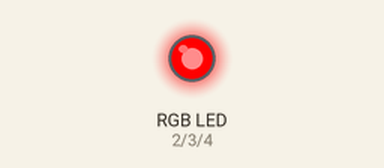
A sketch run on a simulated Arduino Uno, built with avr-gcc and run on an emulated ATmega328P. Shown: an RGB LED mixed from three pins (HIGH = lit).

Above: at 0.05 s.
At 0.35 s:
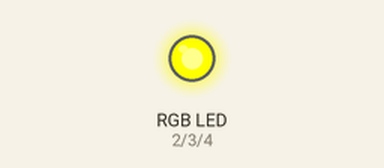
At 0.75 s:
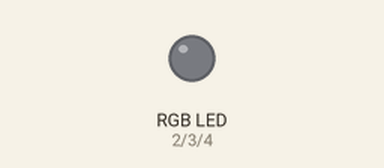
At 1.45 s:
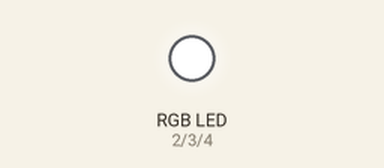
At 2.15 s:
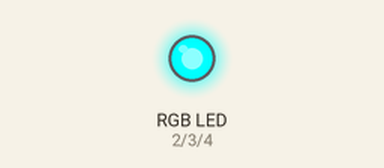
At 2.85 s:
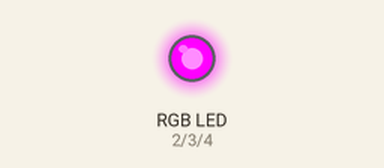
Timing chart, 0 to 3.1 s (numbered marks = the images above):
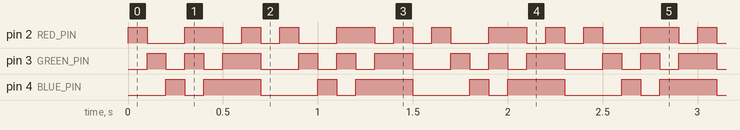

Measured:
- by itself, pin 2 (RED_PIN): repeats every 0.80 s: LOW 0.20 s, HIGH 0.20 s, 2 × (LOW 0.10 s, HIGH 0.10 s)
- by itself, pin 3 (GREEN_PIN): repeats every 0.80 s: LOW 0.10 s, HIGH 0.10 s, LOW 0.10 s, HIGH 0.20 s, LOW 0.20 s, HIGH 0.10 s
- by itself, pin 4 (BLUE_PIN): repeats every 0.80 s: LOW 0.10 s, HIGH 0.30 s, LOW 0.30 s, HIGH 0.10 s

The sketch:

rgb_ky016.ino
```cpp
#define RED_PIN 2
#define GREEN_PIN 3
#define BLUE_PIN 4
#define DELAY_VALUE 100

void setup() {
  pinMode(RED_PIN, OUTPUT);
  pinMode(GREEN_PIN, OUTPUT);
  pinMode(BLUE_PIN, OUTPUT);
}

void loop() {
  setColor(255, 0, 0); /// red
  delay(DELAY_VALUE);
  setColor(0, 255, 0); /// green
  delay(DELAY_VALUE);
  setColor(0, 0, 255); /// blue
  delay(DELAY_VALUE);
  setColor(255, 255, 0); /// yellow
  delay(DELAY_VALUE);
  setColor(255, 0, 255); /// purple
  delay(DELAY_VALUE);
  setColor(0, 255, 255); /// blue
  delay(DELAY_VALUE);
  setColor(255, 255, 255); /// white
  delay(DELAY_VALUE);
  setColor(0, 0, 0); /// disable
  delay(DELAY_VALUE);
}

void setColor(int r, int g, int b) {
  analogWrite(RED_PIN, r);
  analogWrite(GREEN_PIN, g);
  analogWrite(BLUE_PIN, b);
}
```
